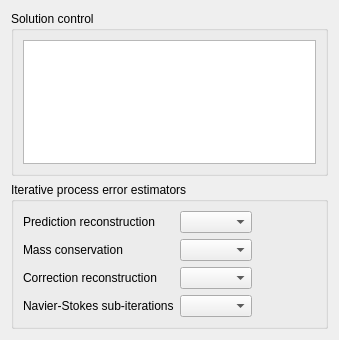
<?xml version="1.0" encoding="UTF-8"?>
<ui version="4.0">
 <class>OutputVolumicVariablesForm</class>
 <widget class="QWidget" name="OutputVolumicVariablesForm">
  <property name="geometry">
   <rect>
    <x>0</x>
    <y>0</y>
    <width>339</width>
    <height>340</height>
   </rect>
  </property>
  <property name="windowTitle">
   <string>Form</string>
  </property>
  <layout class="QGridLayout" name="gridLayout_3">
   <item row="0" column="0">
    <widget class="QGroupBox" name="groupBox">
     <property name="toolTip">
      <string>&lt;html&gt;&lt;head/&gt;&lt;body&gt;&lt;p&gt;&lt;span style=&quot; font-size:9pt;&quot;&gt;Define volume output options for each variable:&lt;br/&gt;- Output label: name of the variable in the postprocessing outputs (listing, writers, output...),&lt;br/&gt;- Internal name: name of the variable in the Code_Saturne framework,&lt;br/&gt;- Print in listing: check the box to print information on the variable in the listing file,&lt;br/&gt;- Post-processing: check the box for the variable to be taken into account by the default writers,&lt;br/&gt;- Monitoring: activate or not the printing of the probes for a variable.&lt;/span&gt;&lt;/p&gt;&lt;/body&gt;&lt;/html&gt;</string>
     </property>
     <property name="title">
      <string>Solution control</string>
     </property>
     <layout class="QGridLayout">
      <item row="0" column="0">
       <widget class="QTreeView" name="treeViewOutput">
        <property name="toolTip">
         <string>&lt;html&gt;&lt;head/&gt;&lt;body&gt;&lt;p&gt;&lt;span style=&quot; font-size:9pt;&quot;&gt;Define volume output options for each variable: &lt;br/&gt;- Output label: name of the variable in the postprocessing outputs (listing, writers, output...),&lt;br/&gt;- Internal name: name of the variable in the Code_Saturne framework,&lt;br/&gt;- Print in listing: check the box to print information on the variable in the listing file,&lt;br/&gt;- Post-processing: check the box for the variable to be taken into account by the default writers,&lt;br/&gt;- Monitoring: activate or not the printing of the probes for a variable.&lt;/span&gt;&lt;/p&gt;&lt;/body&gt;&lt;/html&gt;</string>
        </property>
       </widget>
      </item>
     </layout>
    </widget>
   </item>
   <item row="1" column="0">
    <widget class="QGroupBox" name="groupBox_2">
     <property name="title">
      <string>Iterative process error estimators</string>
     </property>
     <layout class="QGridLayout" name="gridLayout_2">
      <item row="0" column="0">
       <layout class="QGridLayout" name="gridLayout">
        <item row="0" column="0">
         <widget class="QLabel" name="label">
          <property name="text">
           <string>Prediction reconstruction</string>
          </property>
         </widget>
        </item>
        <item row="0" column="1">
         <spacer name="horizontalSpacer">
          <property name="orientation">
           <enum>Qt::Horizontal</enum>
          </property>
          <property name="sizeHint" stdset="0">
           <size>
            <width>18</width>
            <height>20</height>
           </size>
          </property>
         </spacer>
        </item>
        <item row="0" column="2">
         <widget class="QComboBox" name="comboBoxIespre"/>
        </item>
        <item row="1" column="0">
         <widget class="QLabel" name="label_2">
          <property name="text">
           <string>Mass conservation</string>
          </property>
         </widget>
        </item>
        <item row="1" column="1">
         <spacer name="horizontalSpacer_2">
          <property name="orientation">
           <enum>Qt::Horizontal</enum>
          </property>
          <property name="sizeHint" stdset="0">
           <size>
            <width>18</width>
            <height>20</height>
           </size>
          </property>
         </spacer>
        </item>
        <item row="1" column="2">
         <widget class="QComboBox" name="comboBoxIesder"/>
        </item>
        <item row="2" column="0">
         <widget class="QLabel" name="label_3">
          <property name="text">
           <string>Correction reconstruction</string>
          </property>
         </widget>
        </item>
        <item row="2" column="1">
         <spacer name="horizontalSpacer_3">
          <property name="orientation">
           <enum>Qt::Horizontal</enum>
          </property>
          <property name="sizeHint" stdset="0">
           <size>
            <width>18</width>
            <height>20</height>
           </size>
          </property>
         </spacer>
        </item>
        <item row="2" column="2">
         <widget class="QComboBox" name="comboBoxIescor"/>
        </item>
        <item row="3" column="0">
         <widget class="QLabel" name="label_4">
          <property name="text">
           <string>Navier-Stokes sub-iterations</string>
          </property>
         </widget>
        </item>
        <item row="3" column="1">
         <spacer name="horizontalSpacer_4">
          <property name="orientation">
           <enum>Qt::Horizontal</enum>
          </property>
          <property name="sizeHint" stdset="0">
           <size>
            <width>18</width>
            <height>20</height>
           </size>
          </property>
         </spacer>
        </item>
        <item row="3" column="2">
         <widget class="QComboBox" name="comboBoxIestot"/>
        </item>
       </layout>
      </item>
      <item row="0" column="1">
       <spacer name="horizontalSpacer_5">
        <property name="orientation">
         <enum>Qt::Horizontal</enum>
        </property>
        <property name="sizeHint" stdset="0">
         <size>
          <width>226</width>
          <height>20</height>
         </size>
        </property>
       </spacer>
      </item>
     </layout>
    </widget>
   </item>
  </layout>
 </widget>
 <resources/>
 <connections/>
</ui>
